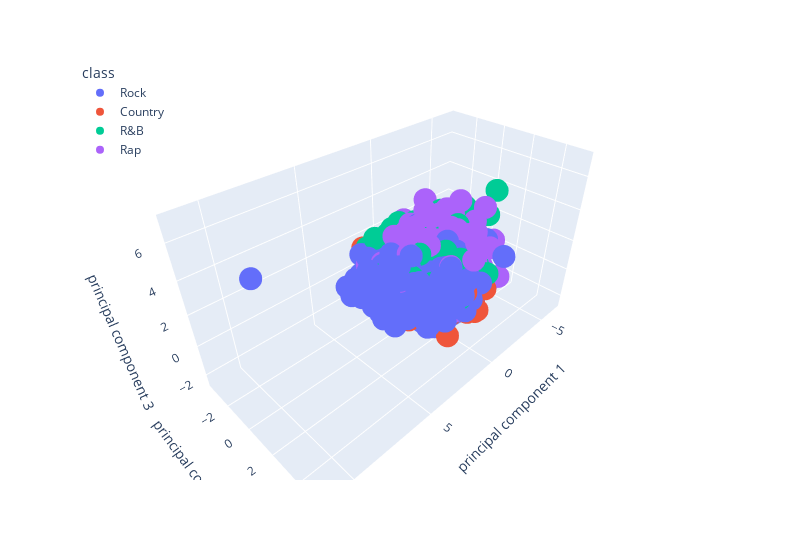

Notebook code cell kept with this figure:
### Code cell
# Plotting the clusters with three features
fig = px.scatter_3d(df_genre_pca, x="principal component 1", y="principal component 2", z="principal component 3", color='class', width=800)
fig.update_layout(legend=dict(x=0,y=1))
fig.show()

### Figure 1 — Plotly figure (JSON) as saved in the notebook; plotly's stock layout.template omitted (floating-point values rounded to 4 significant figures; data arrays with more than 128 entries replaced by an {"elided": "..."} marker saying what was removed)
{"data": [{"hovertemplate": "class=Rock<br>principal component 1=%{x}<br>principal component 2=%{y}<br>principal component 3=%{z}<extra></extra>", "legendgroup": "Rock", "marker": {"color": "#636efa", "symbol": "circle"}, "mode": "markers", "name": "Rock", "scene": "scene", "showlegend": true, "type": "scatter3d", "x": {"elided": "1877 float values"}, "y": {"elided": "1877 float values"}, "z": {"elided": "1877 float values"}}, {"hovertemplate": "class=Country<br>principal component 1=%{x}<br>principal component 2=%{y}<br>principal component 3=%{z}<extra></extra>", "legendgroup": "Country", "marker": {"color": "#EF553B", "symbol": "circle"}, "mode": "markers", "name": "Country", "scene": "scene", "showlegend": true, "type": "scatter3d", "x": {"elided": "1541 float values"}, "y": {"elided": "1541 float values"}, "z": {"elided": "1541 float values"}}, {"hovertemplate": "class=R&B<br>principal component 1=%{x}<br>principal component 2=%{y}<br>principal component 3=%{z}<extra></extra>", "legendgroup": "R&B", "marker": {"color": "#00cc96", "symbol": "circle"}, "mode": "markers", "name": "R&B", "scene": "scene", "showlegend": true, "type": "scatter3d", "x": {"elided": "1178 float values"}, "y": {"elided": "1178 float values"}, "z": {"elided": "1178 float values"}}, {"hovertemplate": "class=Rap<br>principal component 1=%{x}<br>principal component 2=%{y}<br>principal component 3=%{z}<extra></extra>", "legendgroup": "Rap", "marker": {"color": "#ab63fa", "symbol": "circle"}, "mode": "markers", "name": "Rap", "scene": "scene", "showlegend": true, "type": "scatter3d", "x": {"elided": "1461 float values"}, "y": {"elided": "1461 float values"}, "z": {"elided": "1461 float values"}}], "layout": {"legend": {"title": {"text": "class"}, "tracegroupgap": 0, "x": 0, "y": 1}, "margin": {"t": 60}, "scene": {"domain": {"x": [0, 1], "y": [0, 1]}, "xaxis": {"title": {"text": "principal component 1"}}, "yaxis": {"title": {"text": "principal component 2"}}, "zaxis": {"title": {"text": "principal component 3"}}}, "width": 800}}
